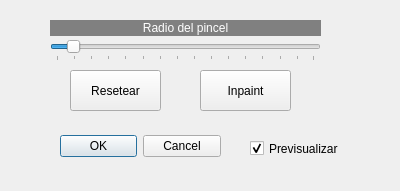
<?xml version="1.0" encoding="UTF-8"?>
<ui version="4.0">
 <class>Inpaint</class>
 <widget class="QDialog" name="Inpaint">
  <property name="windowModality">
   <enum>Qt::WindowModality::WindowModal</enum>
  </property>
  <property name="geometry">
   <rect>
    <x>0</x>
    <y>0</y>
    <width>400</width>
    <height>191</height>
   </rect>
  </property>
  <property name="windowTitle">
   <string>Inpaint</string>
  </property>
  <widget class="QDialogButtonBox" name="buttonBox">
   <property name="geometry">
    <rect>
     <x>60</x>
     <y>130</y>
     <width>161</width>
     <height>32</height>
    </rect>
   </property>
   <property name="orientation">
    <enum>Qt::Orientation::Horizontal</enum>
   </property>
   <property name="standardButtons">
    <set>QDialogButtonBox::StandardButton::Cancel|QDialogButtonBox::StandardButton::Ok</set>
   </property>
  </widget>
  <widget class="QSlider" name="horizontalSlider">
   <property name="geometry">
    <rect>
     <x>50</x>
     <y>40</y>
     <width>271</width>
     <height>21</height>
    </rect>
   </property>
   <property name="minimum">
    <number>1</number>
   </property>
   <property name="maximum">
    <number>300</number>
   </property>
   <property name="pageStep">
    <number>16</number>
   </property>
   <property name="value">
    <number>20</number>
   </property>
   <property name="orientation">
    <enum>Qt::Orientation::Horizontal</enum>
   </property>
   <property name="tickPosition">
    <enum>QSlider::TickPosition::TicksBelow</enum>
   </property>
   <property name="tickInterval">
    <number>20</number>
   </property>
  </widget>
  <widget class="QCheckBox" name="checkBox">
   <property name="geometry">
    <rect>
     <x>250</x>
     <y>140</y>
     <width>101</width>
     <height>17</height>
    </rect>
   </property>
   <property name="text">
    <string>Previsualizar</string>
   </property>
   <property name="checked">
    <bool>true</bool>
   </property>
  </widget>
  <widget class="QLabel" name="label">
   <property name="geometry">
    <rect>
     <x>50</x>
     <y>20</y>
     <width>271</width>
     <height>16</height>
    </rect>
   </property>
   <property name="styleSheet">
    <string notr="true">background-color: rgb(128, 128, 128);
color: rgb(255, 255, 255);</string>
   </property>
   <property name="text">
    <string>Radio del pincel</string>
   </property>
   <property name="alignment">
    <set>Qt::AlignmentFlag::AlignCenter</set>
   </property>
  </widget>
  <widget class="QPushButton" name="pushButton">
   <property name="geometry">
    <rect>
     <x>70</x>
     <y>70</y>
     <width>91</width>
     <height>41</height>
    </rect>
   </property>
   <property name="text">
    <string>Resetear</string>
   </property>
  </widget>
  <widget class="QPushButton" name="pushButton_2">
   <property name="geometry">
    <rect>
     <x>200</x>
     <y>70</y>
     <width>91</width>
     <height>41</height>
    </rect>
   </property>
   <property name="text">
    <string>Inpaint</string>
   </property>
  </widget>
 </widget>
 <resources/>
 <connections>
  <connection>
   <sender>buttonBox</sender>
   <signal>accepted()</signal>
   <receiver>Inpaint</receiver>
   <slot>accept()</slot>
   <hints>
    <hint type="sourcelabel">
     <x>248</x>
     <y>254</y>
    </hint>
    <hint type="destinationlabel">
     <x>157</x>
     <y>274</y>
    </hint>
   </hints>
  </connection>
  <connection>
   <sender>buttonBox</sender>
   <signal>rejected()</signal>
   <receiver>Inpaint</receiver>
   <slot>reject()</slot>
   <hints>
    <hint type="sourcelabel">
     <x>316</x>
     <y>260</y>
    </hint>
    <hint type="destinationlabel">
     <x>286</x>
     <y>274</y>
    </hint>
   </hints>
  </connection>
 </connections>
</ui>
